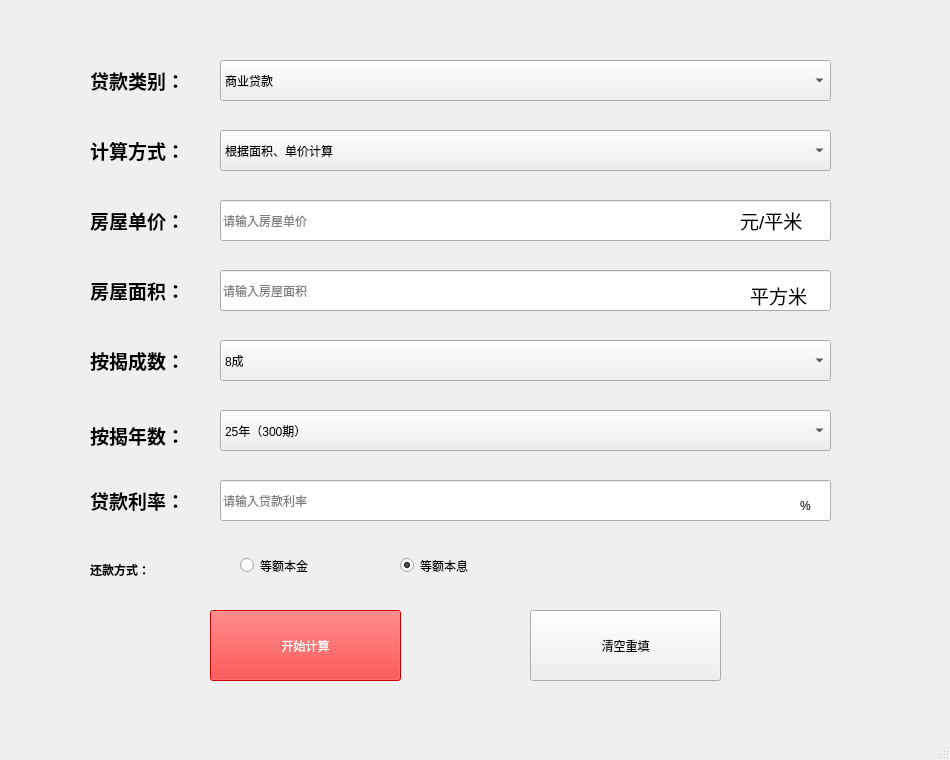
<?xml version="1.0" encoding="UTF-8"?>
<ui version="4.0">
 <class>MainWindow</class>
 <widget class="QMainWindow" name="MainWindow">
  <property name="geometry">
   <rect>
    <x>0</x>
    <y>0</y>
    <width>950</width>
    <height>760</height>
   </rect>
  </property>
  <property name="sizePolicy">
   <sizepolicy hsizetype="Preferred" vsizetype="Expanding">
    <horstretch>40</horstretch>
    <verstretch>60</verstretch>
   </sizepolicy>
  </property>
  <property name="windowTitle">
   <string>房贷计算器</string>
  </property>
  <property name="styleSheet">
   <string notr="true">#MainWindow{
border-image: url(:/C:/Users/dell/Desktop/QQ图片20200527165520.jpg);}</string>
  </property>
  <widget class="QWidget" name="centralwidget">
   <widget class="QLabel" name="label">
    <property name="geometry">
     <rect>
      <x>90</x>
      <y>60</y>
      <width>111</width>
      <height>41</height>
     </rect>
    </property>
    <property name="text">
     <string>&lt;html&gt;&lt;head/&gt;&lt;body&gt;&lt;p&gt;&lt;span style=&quot; font-size:14pt; font-weight:600;&quot;&gt;贷款类别：&lt;/span&gt;&lt;/p&gt;&lt;/body&gt;&lt;/html&gt;</string>
    </property>
   </widget>
   <widget class="QComboBox" name="comboBox">
    <property name="geometry">
     <rect>
      <x>220</x>
      <y>60</y>
      <width>611</width>
      <height>41</height>
     </rect>
    </property>
    <property name="styleSheet">
     <string notr="true">font: 14pt &quot;Arial&quot;;</string>
    </property>
    <property name="currentText">
     <string>商业贷款</string>
    </property>
    <property name="currentIndex">
     <number>0</number>
    </property>
    <item>
     <property name="text">
      <string>商业贷款</string>
     </property>
    </item>
    <item>
     <property name="text">
      <string>公积金贷款</string>
     </property>
    </item>
    <item>
     <property name="text">
      <string>组合型贷款</string>
     </property>
    </item>
   </widget>
   <widget class="QLabel" name="label_2">
    <property name="geometry">
     <rect>
      <x>90</x>
      <y>130</y>
      <width>111</width>
      <height>41</height>
     </rect>
    </property>
    <property name="text">
     <string>&lt;html&gt;&lt;head/&gt;&lt;body&gt;&lt;p&gt;&lt;span style=&quot; font-size:14pt; font-weight:600;&quot;&gt;计算方式：&lt;/span&gt;&lt;/p&gt;&lt;/body&gt;&lt;/html&gt;</string>
    </property>
   </widget>
   <widget class="QComboBox" name="comboBox_2">
    <property name="geometry">
     <rect>
      <x>220</x>
      <y>130</y>
      <width>611</width>
      <height>41</height>
     </rect>
    </property>
    <property name="styleSheet">
     <string notr="true">font: 14pt &quot;Arial&quot;;</string>
    </property>
    <item>
     <property name="text">
      <string>根据面积、单价计算</string>
     </property>
    </item>
    <item>
     <property name="text">
      <string>根据贷款总额计算</string>
     </property>
    </item>
   </widget>
   <widget class="QLabel" name="label_3">
    <property name="geometry">
     <rect>
      <x>90</x>
      <y>200</y>
      <width>111</width>
      <height>41</height>
     </rect>
    </property>
    <property name="text">
     <string>&lt;html&gt;&lt;head/&gt;&lt;body&gt;&lt;p&gt;&lt;span style=&quot; font-size:14pt; font-weight:600;&quot;&gt;房屋单价：&lt;/span&gt;&lt;/p&gt;&lt;/body&gt;&lt;/html&gt;</string>
    </property>
   </widget>
   <widget class="QLineEdit" name="lineEdit">
    <property name="geometry">
     <rect>
      <x>220</x>
      <y>200</y>
      <width>611</width>
      <height>41</height>
     </rect>
    </property>
    <property name="styleSheet">
     <string notr="true">font: 14pt &quot;Arial&quot;;</string>
    </property>
    <property name="text">
     <string/>
    </property>
    <property name="placeholderText">
     <string extracomment="                                                      ">请输入房屋单价                               </string>
    </property>
   </widget>
   <widget class="QLabel" name="label_4">
    <property name="geometry">
     <rect>
      <x>90</x>
      <y>270</y>
      <width>111</width>
      <height>41</height>
     </rect>
    </property>
    <property name="text">
     <string>&lt;html&gt;&lt;head/&gt;&lt;body&gt;&lt;p&gt;&lt;span style=&quot; font-size:14pt; font-weight:600;&quot;&gt;房屋面积：&lt;/span&gt;&lt;/p&gt;&lt;/body&gt;&lt;/html&gt;</string>
    </property>
   </widget>
   <widget class="QLineEdit" name="lineEdit_2">
    <property name="geometry">
     <rect>
      <x>220</x>
      <y>270</y>
      <width>611</width>
      <height>41</height>
     </rect>
    </property>
    <property name="styleSheet">
     <string notr="true">font: 14pt &quot;Arial&quot;;</string>
    </property>
    <property name="placeholderText">
     <string>请输入房屋面积</string>
    </property>
   </widget>
   <widget class="QLabel" name="label_5">
    <property name="geometry">
     <rect>
      <x>740</x>
      <y>200</y>
      <width>91</width>
      <height>41</height>
     </rect>
    </property>
    <property name="text">
     <string>&lt;html&gt;&lt;head/&gt;&lt;body&gt;&lt;p&gt;&lt;span style=&quot; font-size:14pt;&quot;&gt;元/平米&lt;/span&gt;&lt;/p&gt;&lt;/body&gt;&lt;/html&gt;</string>
    </property>
   </widget>
   <widget class="QLabel" name="label_6">
    <property name="geometry">
     <rect>
      <x>750</x>
      <y>270</y>
      <width>111</width>
      <height>51</height>
     </rect>
    </property>
    <property name="text">
     <string>&lt;html&gt;&lt;head/&gt;&lt;body&gt;&lt;p&gt;&lt;span style=&quot; font-size:14pt;&quot;&gt;平方米&lt;/span&gt;&lt;/p&gt;&lt;/body&gt;&lt;/html&gt;</string>
    </property>
   </widget>
   <widget class="QLabel" name="label_7">
    <property name="geometry">
     <rect>
      <x>90</x>
      <y>340</y>
      <width>111</width>
      <height>41</height>
     </rect>
    </property>
    <property name="text">
     <string>&lt;html&gt;&lt;head/&gt;&lt;body&gt;&lt;p&gt;&lt;span style=&quot; font-size:14pt; font-weight:600;&quot;&gt;按揭成数：&lt;/span&gt;&lt;/p&gt;&lt;/body&gt;&lt;/html&gt;</string>
    </property>
   </widget>
   <widget class="QComboBox" name="comboBox_3">
    <property name="geometry">
     <rect>
      <x>220</x>
      <y>340</y>
      <width>611</width>
      <height>41</height>
     </rect>
    </property>
    <property name="styleSheet">
     <string notr="true">font: 14pt &quot;Arial&quot;;</string>
    </property>
    <item>
     <property name="text">
      <string>8成</string>
     </property>
    </item>
    <item>
     <property name="text">
      <string>7.5成</string>
     </property>
    </item>
    <item>
     <property name="text">
      <string>7成</string>
     </property>
    </item>
    <item>
     <property name="text">
      <string>6.5成</string>
     </property>
    </item>
    <item>
     <property name="text">
      <string>6成</string>
     </property>
    </item>
    <item>
     <property name="text">
      <string>5.5成</string>
     </property>
    </item>
    <item>
     <property name="text">
      <string>5成</string>
     </property>
    </item>
    <item>
     <property name="text">
      <string>4.5成</string>
     </property>
    </item>
    <item>
     <property name="text">
      <string>4成</string>
     </property>
    </item>
    <item>
     <property name="text">
      <string>3.5成</string>
     </property>
    </item>
    <item>
     <property name="text">
      <string>3成</string>
     </property>
    </item>
    <item>
     <property name="text">
      <string>2.5成</string>
     </property>
    </item>
    <item>
     <property name="text">
      <string>2成</string>
     </property>
    </item>
   </widget>
   <widget class="QLabel" name="label_8">
    <property name="geometry">
     <rect>
      <x>90</x>
      <y>420</y>
      <width>111</width>
      <height>31</height>
     </rect>
    </property>
    <property name="text">
     <string>&lt;html&gt;&lt;head/&gt;&lt;body&gt;&lt;p&gt;&lt;span style=&quot; font-size:14pt; font-weight:600;&quot;&gt;按揭年数：&lt;/span&gt;&lt;/p&gt;&lt;/body&gt;&lt;/html&gt;</string>
    </property>
   </widget>
   <widget class="QComboBox" name="comboBox_4">
    <property name="geometry">
     <rect>
      <x>220</x>
      <y>410</y>
      <width>611</width>
      <height>41</height>
     </rect>
    </property>
    <property name="styleSheet">
     <string notr="true">font: 14pt &quot;Arial&quot;;</string>
    </property>
    <item>
     <property name="text">
      <string>25年（300期）</string>
     </property>
    </item>
    <item>
     <property name="text">
      <string>24年（288期）</string>
     </property>
    </item>
    <item>
     <property name="text">
      <string>23年（276期）</string>
     </property>
    </item>
    <item>
     <property name="text">
      <string>22年（264期）</string>
     </property>
    </item>
    <item>
     <property name="text">
      <string>21年（252期）</string>
     </property>
    </item>
    <item>
     <property name="text">
      <string>20年（240期）</string>
     </property>
    </item>
    <item>
     <property name="text">
      <string>19年（228期）</string>
     </property>
    </item>
    <item>
     <property name="text">
      <string>18年（216期）</string>
     </property>
    </item>
    <item>
     <property name="text">
      <string>17年（204期）</string>
     </property>
    </item>
    <item>
     <property name="text">
      <string>16年（192期）</string>
     </property>
    </item>
    <item>
     <property name="text">
      <string>15年（180期）</string>
     </property>
    </item>
    <item>
     <property name="text">
      <string>14年（168期）</string>
     </property>
    </item>
    <item>
     <property name="text">
      <string>13年（156期）</string>
     </property>
    </item>
    <item>
     <property name="text">
      <string>12年（144期）</string>
     </property>
    </item>
    <item>
     <property name="text">
      <string>11年（132期）</string>
     </property>
    </item>
    <item>
     <property name="text">
      <string>10年（120期）</string>
     </property>
    </item>
    <item>
     <property name="text">
      <string>9年（108期）</string>
     </property>
    </item>
    <item>
     <property name="text">
      <string>8年（96期）</string>
     </property>
    </item>
    <item>
     <property name="text">
      <string>7年（84期）</string>
     </property>
    </item>
    <item>
     <property name="text">
      <string>6年（72期）</string>
     </property>
    </item>
    <item>
     <property name="text">
      <string>5年（60期）</string>
     </property>
    </item>
    <item>
     <property name="text">
      <string>4年（48期）</string>
     </property>
    </item>
    <item>
     <property name="text">
      <string>3年（36期）</string>
     </property>
    </item>
    <item>
     <property name="text">
      <string>2年（24期）</string>
     </property>
    </item>
    <item>
     <property name="text">
      <string>1年（12期）</string>
     </property>
    </item>
   </widget>
   <widget class="QRadioButton" name="radioButton">
    <property name="geometry">
     <rect>
      <x>240</x>
      <y>550</y>
      <width>121</width>
      <height>31</height>
     </rect>
    </property>
    <property name="styleSheet">
     <string notr="true">font: 14pt &quot;Arial&quot;;</string>
    </property>
    <property name="text">
     <string>等额本金</string>
    </property>
   </widget>
   <widget class="QRadioButton" name="radioButton_2">
    <property name="geometry">
     <rect>
      <x>400</x>
      <y>550</y>
      <width>131</width>
      <height>31</height>
     </rect>
    </property>
    <property name="styleSheet">
     <string notr="true">font: 14pt &quot;Arial&quot;;</string>
    </property>
    <property name="text">
     <string>等额本息</string>
    </property>
    <property name="checked">
     <bool>true</bool>
    </property>
   </widget>
   <widget class="QLabel" name="label_9">
    <property name="geometry">
     <rect>
      <x>90</x>
      <y>550</y>
      <width>111</width>
      <height>41</height>
     </rect>
    </property>
    <property name="styleSheet">
     <string notr="true">font: 87 14pt &quot;Arial Black&quot;;</string>
    </property>
    <property name="text">
     <string>&lt;html&gt;&lt;head/&gt;&lt;body&gt;&lt;p&gt;&lt;span style=&quot; font-weight:600;&quot;&gt;还款方式：&lt;/span&gt;&lt;/p&gt;&lt;/body&gt;&lt;/html&gt;</string>
    </property>
   </widget>
   <widget class="QPushButton" name="okButton">
    <property name="enabled">
     <bool>false</bool>
    </property>
    <property name="geometry">
     <rect>
      <x>210</x>
      <y>610</y>
      <width>191</width>
      <height>71</height>
     </rect>
    </property>
    <property name="sizePolicy">
     <sizepolicy hsizetype="Minimum" vsizetype="Fixed">
      <horstretch>1</horstretch>
      <verstretch>2</verstretch>
     </sizepolicy>
    </property>
    <property name="styleSheet">
     <string notr="true">font: 16pt &quot;Arial&quot;;
font: 75 18pt &quot;Bahnschrift&quot;;
font: 87 18pt &quot;Arial Black&quot;;
color: rgb(255, 255, 255);
background-color: rgb(255, 0, 0);</string>
    </property>
    <property name="text">
     <string>开始计算</string>
    </property>
   </widget>
   <widget class="QPushButton" name="cancelButton">
    <property name="geometry">
     <rect>
      <x>530</x>
      <y>610</y>
      <width>191</width>
      <height>71</height>
     </rect>
    </property>
    <property name="sizePolicy">
     <sizepolicy hsizetype="Minimum" vsizetype="Fixed">
      <horstretch>10</horstretch>
      <verstretch>4</verstretch>
     </sizepolicy>
    </property>
    <property name="styleSheet">
     <string notr="true">font: 16pt &quot;Arial&quot;;
font: 87 18pt &quot;Arial Black&quot;;</string>
    </property>
    <property name="text">
     <string>清空重填</string>
    </property>
    <property name="autoRepeat">
     <bool>true</bool>
    </property>
   </widget>
   <widget class="QLabel" name="label_10">
    <property name="geometry">
     <rect>
      <x>90</x>
      <y>480</y>
      <width>111</width>
      <height>41</height>
     </rect>
    </property>
    <property name="text">
     <string>&lt;html&gt;&lt;head/&gt;&lt;body&gt;&lt;p&gt;&lt;span style=&quot; font-size:14pt; font-weight:600;&quot;&gt;贷款利率：&lt;/span&gt;&lt;/p&gt;&lt;/body&gt;&lt;/html&gt;</string>
    </property>
   </widget>
   <widget class="QLineEdit" name="lineEdit_3">
    <property name="geometry">
     <rect>
      <x>220</x>
      <y>480</y>
      <width>611</width>
      <height>41</height>
     </rect>
    </property>
    <property name="styleSheet">
     <string notr="true">font: 14pt &quot;Arial&quot;;</string>
    </property>
    <property name="placeholderText">
     <string>请输入贷款利率</string>
    </property>
   </widget>
   <widget class="QLabel" name="label_11">
    <property name="geometry">
     <rect>
      <x>800</x>
      <y>490</y>
      <width>68</width>
      <height>31</height>
     </rect>
    </property>
    <property name="styleSheet">
     <string notr="true">font: 14pt &quot;Arial&quot;;</string>
    </property>
    <property name="text">
     <string>%</string>
    </property>
   </widget>
  </widget>
  <widget class="QMenuBar" name="menubar">
   <property name="geometry">
    <rect>
     <x>0</x>
     <y>0</y>
     <width>950</width>
     <height>26</height>
    </rect>
   </property>
  </widget>
  <widget class="QStatusBar" name="statusbar"/>
 </widget>
 <resources/>
 <connections>
  <connection>
   <sender>lineEdit</sender>
   <signal>textChanged(QString)</signal>
   <receiver>MainWindow</receiver>
   <slot>lineeditchanged()</slot>
   <hints>
    <hint type="sourcelabel">
     <x>252</x>
     <y>258</y>
    </hint>
    <hint type="destinationlabel">
     <x>133</x>
     <y>278</y>
    </hint>
   </hints>
  </connection>
  <connection>
   <sender>lineEdit_2</sender>
   <signal>textChanged(QString)</signal>
   <receiver>MainWindow</receiver>
   <slot>lineeditchanged()</slot>
   <hints>
    <hint type="sourcelabel">
     <x>271</x>
     <y>313</y>
    </hint>
    <hint type="destinationlabel">
     <x>63</x>
     <y>341</y>
    </hint>
   </hints>
  </connection>
  <connection>
   <sender>lineEdit_3</sender>
   <signal>textChanged(QString)</signal>
   <receiver>MainWindow</receiver>
   <slot>lineeditchanged()</slot>
   <hints>
    <hint type="sourcelabel">
     <x>350</x>
     <y>533</y>
    </hint>
    <hint type="destinationlabel">
     <x>44</x>
     <y>554</y>
    </hint>
   </hints>
  </connection>
  <connection>
   <sender>cancelButton</sender>
   <signal>clicked()</signal>
   <receiver>MainWindow</receiver>
   <slot>qingkong()</slot>
   <hints>
    <hint type="sourcelabel">
     <x>644</x>
     <y>680</y>
    </hint>
    <hint type="destinationlabel">
     <x>828</x>
     <y>728</y>
    </hint>
   </hints>
  </connection>
  <connection>
   <sender>okButton</sender>
   <signal>clicked()</signal>
   <receiver>MainWindow</receiver>
   <slot>jisuan()</slot>
   <hints>
    <hint type="sourcelabel">
     <x>261</x>
     <y>664</y>
    </hint>
    <hint type="destinationlabel">
     <x>134</x>
     <y>658</y>
    </hint>
   </hints>
  </connection>
 </connections>
 <slots>
  <slot>lineeditchanged()</slot>
  <slot>qingkong()</slot>
  <slot>jisuan()</slot>
 </slots>
</ui>
